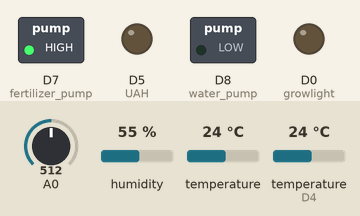
Recording of a program running on a simulated ESP8266 (NodeMCU). On the bench: switched loads named in the program (green lamp = pin HIGH), output pins drawn as LEDs (lit = HIGH). Inputs (shaded band) come from the test bench; at power-on: humidity 55 %, A0 = 512, temperature (sensor on D4) 24 °C, temperature 24 °C. WiFi joins after 1.5 s; servers stay silent unless stated; uploads are accepted with an empty reply; random numbers use the default seed unless the program sets one; what the program prints to the serial monitor is not drawn.

Above: at 3.7 s.
3.8 s: humidity set to 59 %
At 5.1 s:
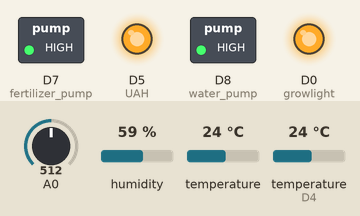
12.7 s: humidity set to 62 %
At 15.5 s:
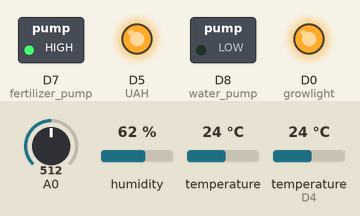
At 17.5 s:
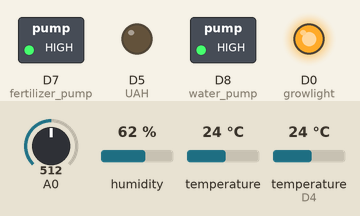
21.2 s: A0 set to 394
25.9 s: A0 set to 376
30.6 s: temperature (sensor on D4) set to 29.6 °C
35.8 s: temperature (sensor on D4) set to 30.4 °C
At 39.4 s:
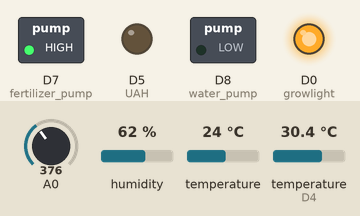
Timing chart, 0 to 43.5 s (numbered marks = the images above; inputs shaded):
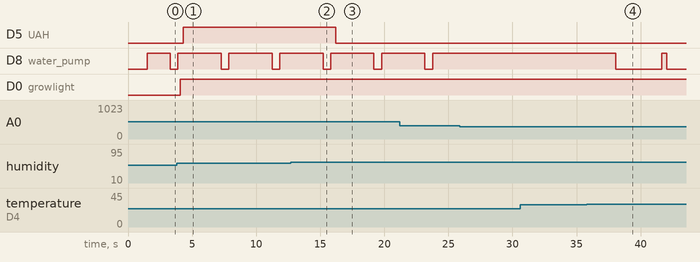

The program:

main.cpp
```cpp
/*
Todo:
- Add Multiprocessing to proccess the if conditions parallelly
- Add error handling for when the sensor fails to read
- Show error message on the website
- fix the circuit not responding after restarting microcontroller
*/

#include <Arduino.h> //done
#include <ESP8266WiFi.h> //done
#include <ESP8266HTTPClient.h> //done
#include <ArduinoJson.h> //done
#include <WiFiManager.h> //done
#include "DHT.h" //done
#include <TimeLib.h>
#include <OneWire.h>
#include <DallasTemperature.h>

/*
*Commands
Upload:
      C:\Users\ASUS\.platformio\penv\Scripts\platformio.exe run --target upload
Serial Monitor:
      C:\Users\ASUS\.platformio\penv\Scripts\platformio.exe device monitor --baud=115200

Combined command:
  cd NodeMcuHTTPcode; C:\Users\ASUS\.platformio\penv\Scripts\platformio.exe run --target upload; C:\Users\ASUS\.platformio\penv\Scripts\platformio.exe device monitor --baud 115200
*/


//*Pins and Setup
// Initiating the Pins
// Receiving Pins
const int DHTPIN = D3;
const int HYGROGENATOR_PIN = D6;
const int DB18S20 = D4;

// Output Pins
const int UAH = D5;
const int water_pump = D8;
const int fertilizer_pump = D7;
const int growlight = D0;

// DHT22 setup
DHT dht(DHTPIN, DHT22);

// DS18B20 setup
OneWire oneWire(DB18S20);
DallasTemperature sensors(&oneWire);

//*Variable
// Needed config for HYGROGENATOR
const int needed_air_temp= 26; //adjustable
const int needed_soil_temp = 29; //adjustable
const int needed_humidity_percentage = 60; //adjustable
const int needed_moisture_percentage = 70; //adjustable
const int AirValue = 561;   //replace the value with value when placed in air using calibration code
const int WaterValue = 310; //replace the value with value when placed in water using calibration code

// needed config for Fertilizer
const int duration_before_fertlizer_in_hours=72 ;

// Misc
int soilMoistureValue = 0;
int soilmoisturepercent= 0;
int currentsecond;
int tempsecond = 1800;//some delay before spraying

// Initiating variable
int hum;
int tempC;
int moisturelevel;
int soiltempc;
int soilTemp;
int airTemp;
int humidity;
int soilMoisture;
int timer = millis();

// Needed config for wifi
String url = "http://localhost:3001/api/nodeMCU-data";
String username = "AgroBioSync";
String password = "GreenSync";
WiFiServer server(80);
WiFiManager wm;


//*Functions
int readDS18B20(){
  sensors.requestTemperatures();
  float tempC = sensors.getTempCByIndex(0);
  if(tempC != DEVICE_DISCONNECTED_C)
  {
    return tempC;
  }
  else
  {
    Serial.println("Error: Could not read temperature data");
    return 0;
  }

}

int read_hygrometer(){
  soilMoistureValue = analogRead(HYGROGENATOR_PIN);
  Serial.println(soilMoistureValue);
  soilmoisturepercent = map(soilMoistureValue, AirValue, WaterValue, 0, 100);
  if(soilmoisturepercent >= 100)
  {
    return 100;
  }
  else if(soilmoisturepercent <= 0)
  {
    return 0;
  }
  else
  {
    return soilmoisturepercent;
  }
}


void setup() {
digitalWrite(fertilizer_pump,HIGH);
digitalWrite(water_pump,HIGH);
  // Wifi Setup
  Serial.begin(115200);
    Serial.println("Ready");

    wm.setConfigPortalTimeout(1000000000);
    wm.setBreakAfterConfig(false);
    bool res;
    res = wm.autoConnect(username.c_str(), password.c_str());

    if(!res) {
        Serial.println("Failed to connect");
        ESP.restart();
    }
    else {
        Serial.println("");
        Serial.println("WiFi connected.");
        Serial.println("IP address: ");
        Serial.println(WiFi.localIP());
        server.begin();
    }

  pinMode(growlight,OUTPUT);
  pinMode(water_pump,OUTPUT);
  pinMode(fertilizer_pump,OUTPUT);
  pinMode(UAH,OUTPUT);
  sensors.begin();
  Serial.begin(115200);
  dht.begin();
  delay(1000);
}

void loop() {
  if (WiFi.status() == WL_CONNECTED) {
    WiFiClient client;
    HTTPClient http;
    WiFiServer server(80);
    Serial.print("Connecting to: ");
    Serial.println(url);
    http.begin(client, url);
    http.addHeader("Content-Type", "application/json");

  currentsecond= second();
  // Wait a few seconds between measurements.


  // Check if readings have failed
  float hum = dht.readHumidity();
  float tempC = dht.readTemperature();
  int moisturelevel = read_hygrometer();
  int soiltempc = readDS18B20();


    // Change it to fit into the correct json
    float soilTemp = soiltempc;
    float airTemp = tempC;
    float humidity = hum;
    float soilMoisture = moisturelevel;

    Serial.println("Readings:");
    Serial.print("Humidity: ");
    Serial.println(humidity);
    Serial.print("AirTemp: ");
    Serial.println(airTemp);
    Serial.print("Moisture: ");
    Serial.println(soilMoisture);
    Serial.print("SoilTemp: ");
    Serial.println(soilTemp);


    if (isnan(hum) || isnan(tempC))
  {
      Serial.print("Failed to read");
      Serial.print("from DHT sensor!");
      humidity = random(needed_humidity_percentage - 10, needed_humidity_percentage + 10);
      airTemp = random(needed_air_temp - 10, needed_air_temp + 10);
      // return;
  }
  if (soilTemp == 0){
    Serial.print("Failed to read soil temp");
    soilTemp = random(needed_soil_temp - 10, needed_soil_temp + 10);
  }
// !Please Change so that website display error message
// Error


  // !Please Change so that website display the timer
  if (((currentsecond - tempsecond) /3600) >= duration_before_fertlizer_in_hours)
  {
    /*
      this is where the code for spraying it will be
      turn on spray
    */

    // !Please Change so that website display the message
    digitalWrite(fertilizer_pump,LOW);

    Serial.print("Spraying fertilizer.");
    delay(300);


    Serial.print("Spraying fertilizer..");
    delay(300);


    Serial.print("Spraying fertilizer...");
    tempsecond = currentsecond;
    digitalWrite(fertilizer_pump,HIGH);
    /*
      this is where the code for spraying it will be
      turn off spray
    */
  }

  if ( soilMoisture< needed_moisture_percentage){
    /*
      this is where the code for spraying it will be
      turn on spray
    */
  // !Please Change so that website display the message
    digitalWrite(water_pump,LOW);
    Serial.print("Spraying water.");
    delay(300);
    Serial.print("Spraying water..");
    delay(300);
    Serial.print("Spraying water...");
    digitalWrite(water_pump,HIGH);
    /*
      this is where the code for spraying it will be
      turn off spray
    */

  }


  if (tempC < needed_air_temp){
    /*
      Grow light
    */

    delay(200);
    digitalWrite(growlight,HIGH);
    float tempC = dht.readTemperature();

  }
  else if (tempC > needed_air_temp){
    /*
      Turn off Grow Light
      Turn on ultrasonic atomizer humidifier for 3 sec
    */
    delay(200);
    digitalWrite(growlight,LOW);
    float tempC = dht.readTemperature();

  }


  if (soiltempc > needed_soil_temp){
    // Check if soil temp is too high
    // Turn on water pump
    delay(200);
    digitalWrite(water_pump,HIGH);

    delay(400);
    digitalWrite(water_pump,LOW);

  }


  if (hum < needed_humidity_percentage){
    /*
      Turn on ultrasonic atomizer humidifier
    */
    delay(200);
    digitalWrite(UAH,HIGH);
    float hum = dht.readHumidity();


  }
  else if (hum > needed_humidity_percentage){
    /*
      Turn off ultrasonic atomizer humidifier
      Turn on grow light
    */
    delay(200);
    digitalWrite(UAH,LOW);
    float hum = dht.readHumidity();
  }


  // Create JSON object
  DynamicJsonDocument doc(200);
  doc["SoilTemp"] = soilTemp;
  doc["AirTemp"] = airTemp;
  doc["Humidity"] = humidity;
  doc["SoilMoisture"] = soilMoisture;

  String requestBody;
  serializeJson(doc, requestBody);

  Serial.println("[HTTP] POST...");
  Serial.println("Request body:");
  Serial.println(requestBody);

  int httpCode = http.POST(requestBody);

  if (httpCode > 0) {
    Serial.printf("[HTTP] POST... code: %d\n", httpCode);

    if (httpCode == HTTP_CODE_OK || httpCode == HTTP_CODE_CREATED) {
      String payload = http.getString();
      Serial.println("Response payload:");
      Serial.println(payload);
    } else {
      Serial.printf("Server returned non-OK status: %d\n", httpCode);
      Serial.println("Response headers:");
      Serial.println(http.getString());
    }
  } else {
    Serial.printf("[HTTP] POST... failed, error: %s\n", http.errorToString(httpCode).c_str());
  }
    delay(2000);
    http.end();
  } else {
    Serial.println("WiFi Disconnected");
  }
}
```

Measured:
- the behaviour switches between 60 and 61 % on humidity (found by bisection; images 1 and 2)
- the behaviour switches between 29.9 and 30 °C on temperature (sensor on D4) (found by bisection; images 3 and 4)
- after the input at 12.7 s, D5 (UAH): HIGH → LOW after 3.5 s
- after the input at 25.9 s, every drawn part: stays the same
- after the input at 30.6 s, every drawn part: stays the same
- after the input at 35.8 s, D8 (water_pump): HIGH → LOW after 2.3 s, → HIGH 3.6 s later, → LOW 0.40 s later
- by itself, D8 (water_pump): alternates HIGH for 3.4 s and LOW for 0.60 s
